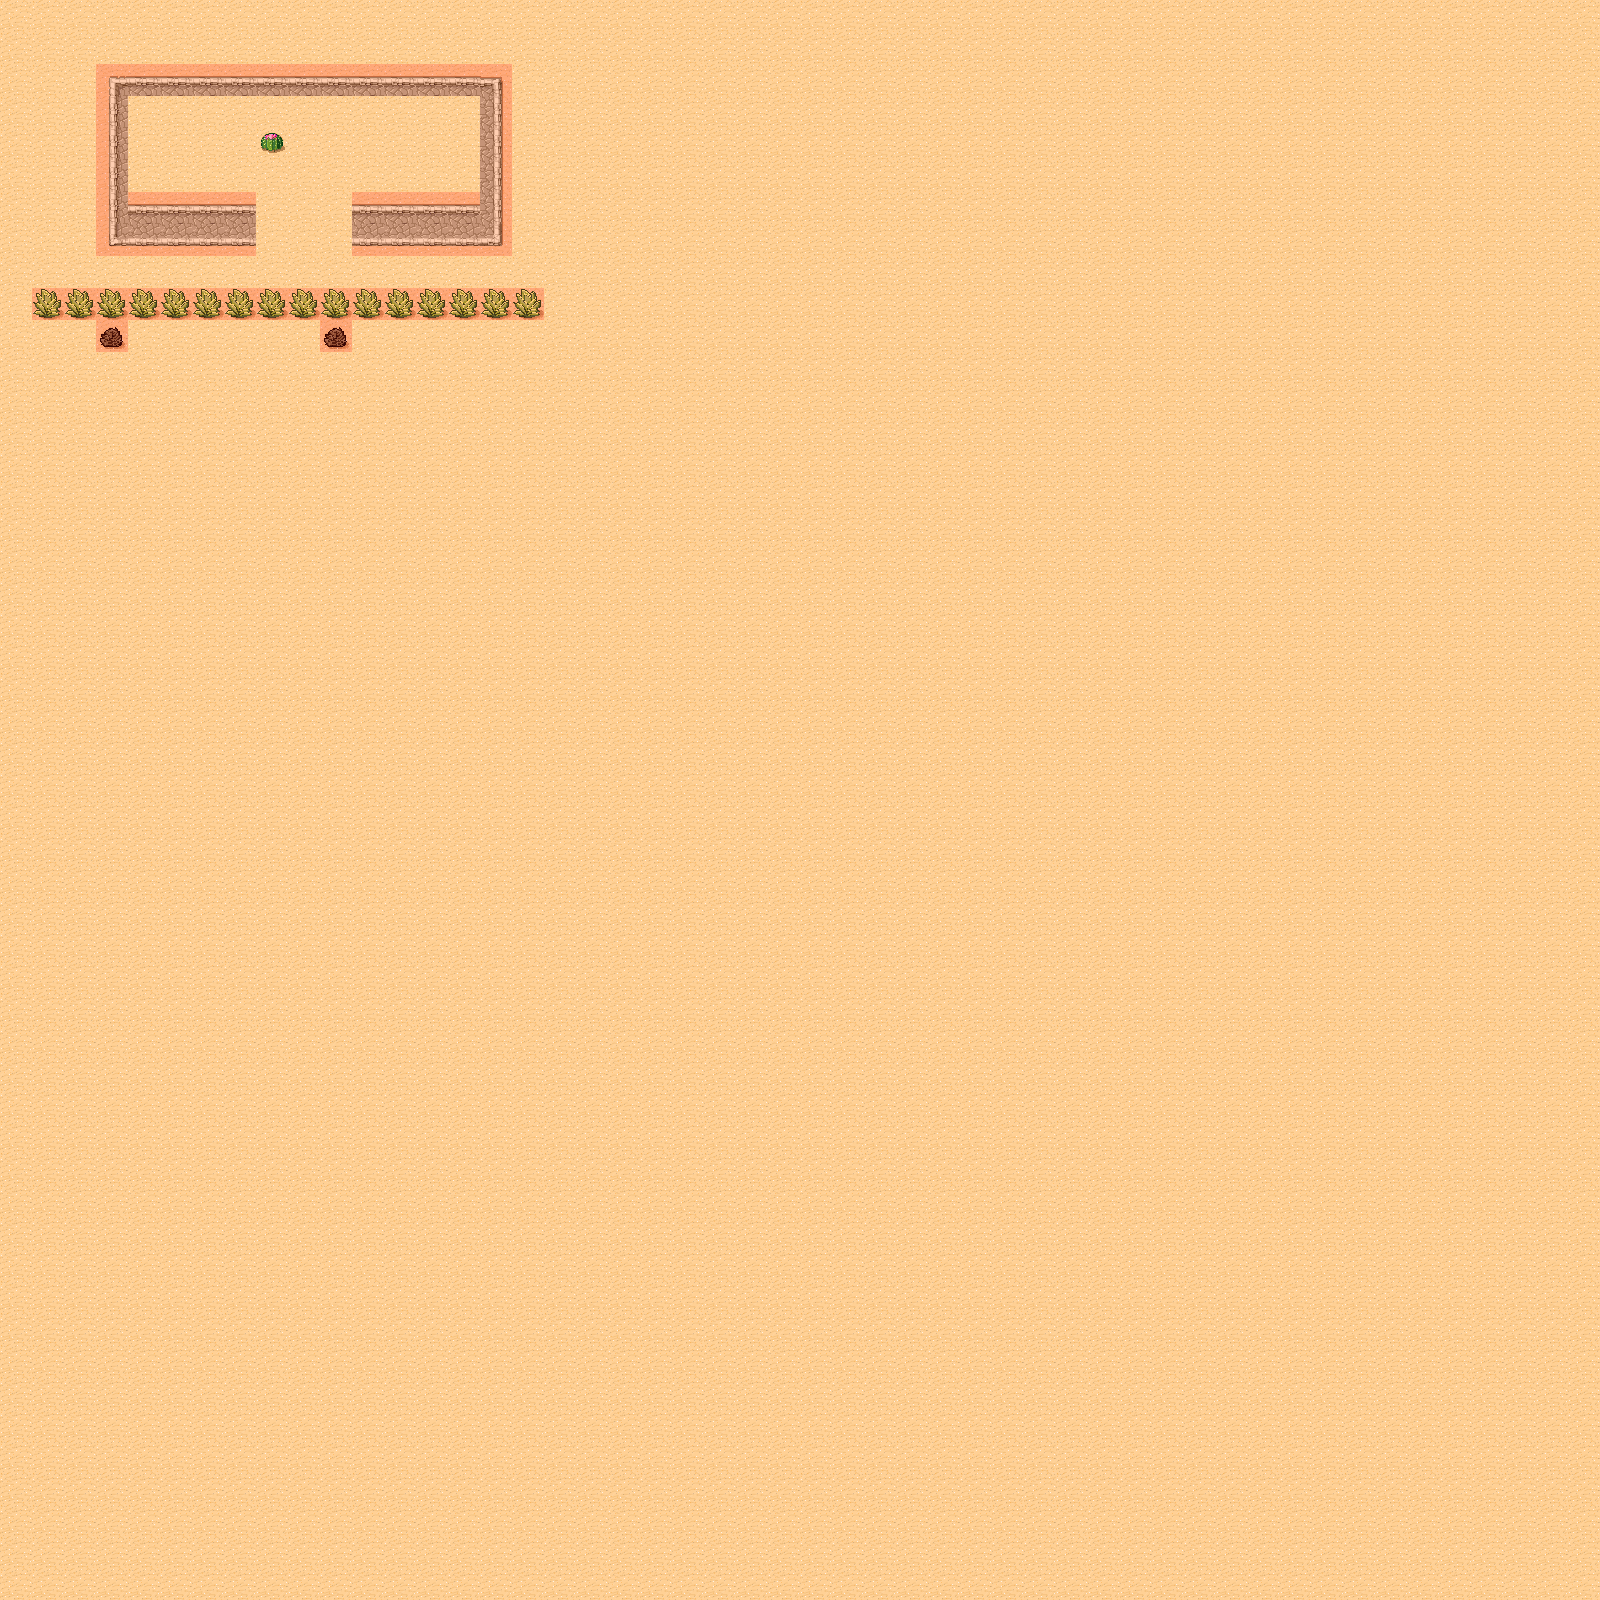

This is a level from a 2D game, rendered from its Tiled map with the project's own tilesets. A one-line summary and the map file follow, with tile-layer data summarised:
An orthogonal 50x50 tile map with 32x32 px tiles, 2 tile layers (Background, Meta), 2 tilesets and 1 object (SpawnPoint).

<map version="1.0" orientation="orthogonal" width="50" height="50" tilewidth="32" tileheight="32">
 <tileset firstgid="1" name="tmw_desert_spacing" tilewidth="32" tileheight="32" spacing="1" margin="1">
  <image source="tmw_desert_spacing.png" width="265" height="199" />
 </tileset>
 <tileset firstgid="49" name="meta_tiles" tilewidth="32" tileheight="32" spacing="1" margin="1">
  <properties>
   <property name="" value="" />
  </properties>
  <image source="meta_tiles.png" width="67" height="34" />
  <tile id="0">
   <properties>
    <property name="Collidable" value="True" />
   </properties>
  </tile>
 </tileset>
 <layer name="Background" width="50" height="50">
  <data>[2500 cells, 2500 non-empty, 12 distinct tile ids]</data>
 </layer>
 <objectgroup name="Objects" width="50" height="50">
  <object name="SpawnPoint" x="16" y="198" width="45" height="35" />
 </objectgroup>
 <layer name="Meta" width="50" height="50">
  <data>[2500 cells, 57 non-empty, 1 distinct tile ids]</data>
 </layer>
</map>
